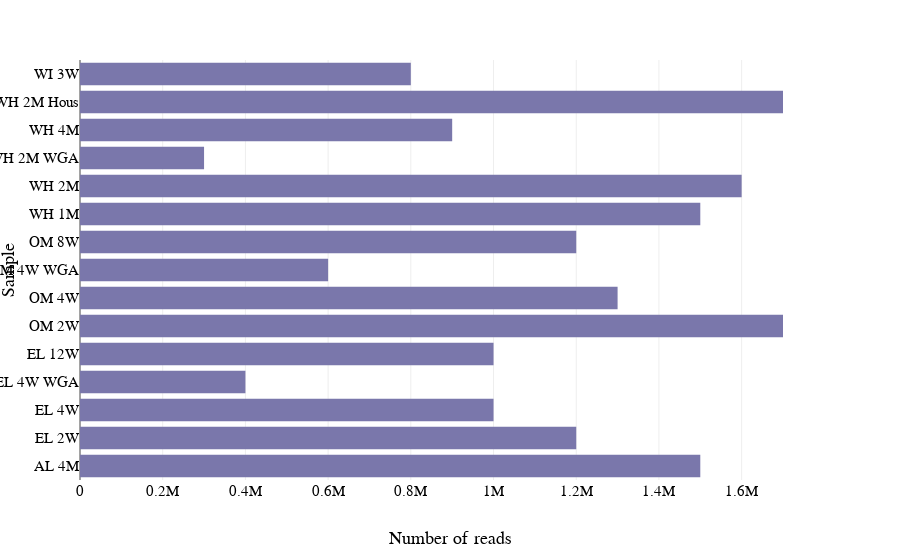

Notebook code cell kept with this figure:
### Markdown cell above
# 7. Horizontal bar chart using `plotly`

### Code cell
fig = px.bar(x=num_reads, y=sample_id)
fig.update_layout(
    xaxis_title="Number of reads",
    yaxis_title="Sample",
    showlegend=False,
)
fig.update_traces(marker_color=apc.aster.hex_code)
fig.show()

### Figure 1 — Plotly figure (JSON) as saved in the notebook; plotly's stock layout.template omitted (floating-point values rounded to 4 significant figures)
{"data": [{"hovertemplate": "x=%{x}<br>y=%{y}<extra></extra>", "legendgroup": "", "marker": {"color": "#7A77AB", "pattern": {"shape": ""}}, "name": "", "orientation": "h", "showlegend": false, "textposition": "auto", "type": "bar", "x": [1500000, 1200000, 1000000, 400000, 1000000, 1700000, 1300000, 600000, 1200000, 1500000, 1600000, 300000, 900000, 1700000, 800000], "xaxis": "x", "y": ["AL 4M", "EL 2W", "EL 4W", "EL 4W WGA", "EL 12W", "OM 2W", "OM 4W", "OM 4W WGA", "OM 8W", "WH 1M", "WH 2M", "WH 2M WGA", "WH 4M", "WH 2M Hous", "WI 3W"], "yaxis": "y"}], "layout": {"barmode": "relative", "legend": {"tracegroupgap": 0}, "margin": {"t": 60}, "showlegend": false, "xaxis": {"anchor": "y", "domain": [0, 1], "title": {"text": "Number of reads"}}, "yaxis": {"anchor": "x", "domain": [0, 1], "title": {"text": "Sample"}}}}
